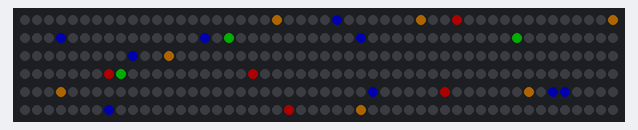
Recording of a sketch running on a simulated Arduino Uno, built with avr-gcc and run on an emulated ATmega328P. Shown: 300 RGB LEDs in strip order, left to right, continuing on the next row. Dim RGB values are drawn brighter than linear; colours are those a GRB WS2812 strip shows for the declared byte order; random numbers use the default seed unless the sketch sets one.

Above: at 0.19 s.
At 5.14 s:
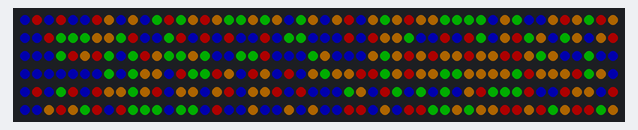
At 10.09 s:
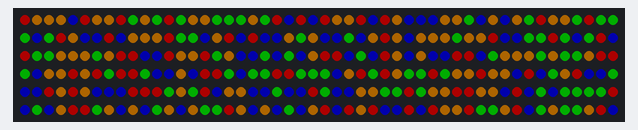
At 20.02 s:
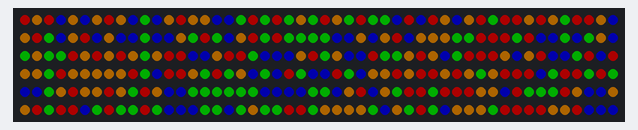
At 30.21 s:
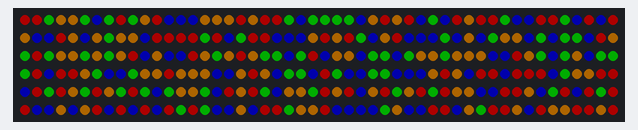
At 39.81 s:
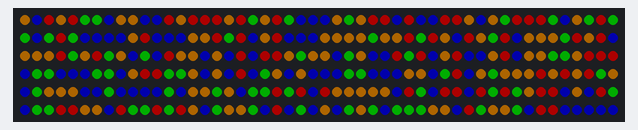

The sketch:

xmas-dots4.ino
```cpp
#include <FastLED.h>

//#define DEBUG

// How many leds in your strip?
#define NUM_LEDS 300

// For led chips like Neopixels, which have a data line, ground, and power, you just
// need to define DATA_PIN.  For led chipsets that are SPI based (four wires - data, clock,
// ground, and power), like the LPD8806, define both DATA_PIN and CLOCK_PIN
#define DATA_PIN 3

// Define the array of leds
CRGB leds[NUM_LEDS];

void setup() {
  #ifdef DEBUG
  Serial.begin(57600);
  #endif
  LEDS.addLeds<WS2812B,DATA_PIN,RGB>(leds,NUM_LEDS);
  LEDS.setBrightness(50);
  Serial.println("booted");
  clearStrip();
}

void fadeall() { for(int i = 0; i < NUM_LEDS; i++) { leds[i].nscale8(250); } }

void loop() {
  int count = random(20, 50);
  for (int c = 0; c < count; c++) {
    int ledIndex = random(NUM_LEDS);
    bool isLid = (leds[ledIndex].r != 0 || leds[ledIndex].g != 0 || leds[ledIndex].b != 0);

   // Serial.println("ledIndex:"+String(ledIndex)+" isLid:"+String(isLid));

//    if (isLid)
//    {
//      //leds[ledIndex] = CRGB::Black;
//    }
//    else
//    {
      //Serial.println(String(ledIndex % 8));

      // GRB
      //switch (random(8)) {
      switch (random(4)) {
        case 0:
          // blue
          leds[ledIndex] = CRGB(0, 0, 255);
          break;
        case 1:
          //red
          leds[ledIndex] = CRGB(0, 255, 0);
          break;
        case 2:
          // green
          leds[ledIndex] = CRGB(255, 0, 0);
          break;
        case 3:
          // orange
          leds[ledIndex] = CRGB(150, 255, 0);
          break;
        default:
          // white
          leds[ledIndex] = CRGB(50,50,50);
      }
    //}
  }

  LEDS.show();
}

void clearStrip() {
  for (int ledIndex = 0; ledIndex < NUM_LEDS; ledIndex++) {
    leds[ledIndex] = CRGB::Black;
  }

  LEDS.show();
}
```
